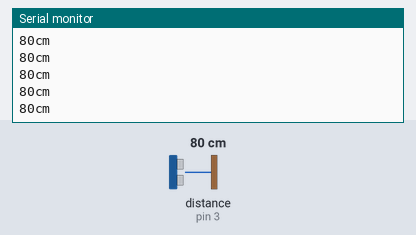
Bench run of a sketch on a simulated Arduino Uno, built with avr-gcc and run on an emulated ATmega328P. Shown: the last lines printed to the serial monitor. Wiring (inferred from the names in the program): ultrasonic range finder: trigger pin 2; echo pin 3. The inputs (shaded band) are chosen by the test bench; at power-on: distance to the obstacle (sensor on pin 3) 80 cm. The echo pulse lasts 58.3 µs per cm.

Above: at 1.2 s.
1.3 s: distance to the obstacle (sensor on pin 3) set to 2 cm
At 1.48 s:
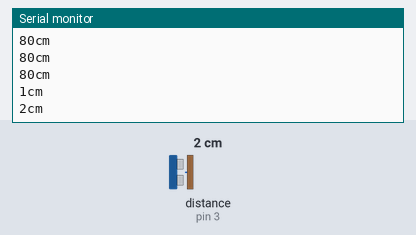
2.8 s: distance to the obstacle (sensor on pin 3) set to 120 cm
At 2.89 s:
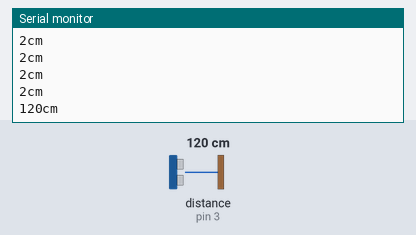
Timing chart, 0 to 5.8 s (numbered marks = the images above; inputs shaded):
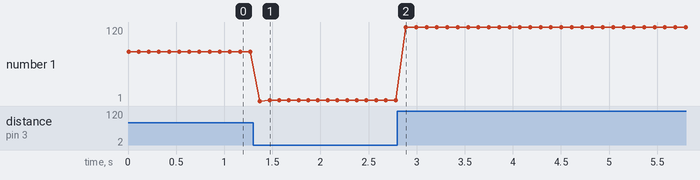

The sketch:

sketch_ultrasonic_4lead.ino
```cpp
/*
 * 초음파(Ultrasonic) 센서를 이용해 거리를 측정하는 예제 코드 (초음파 센서의 리드선이 4개인 경우)
 *
 * 초음파 센서를 이용해 사물과 초음파 센서간의 거리를 측정한다.
 * 측정된 거리에 따라 LED를 켜고, 끄거나 부저를 울릴 수 있다.
 * 더 많은 정보는 토이 메이커스 http://cafe.naver.com/toymakers
 *
 * 2017년 1월 31일 수정됨 by 율리안(Yulian)
 *
 */

int PIN_ULTRASONIC_TRIG = 2;  // 초음파 센서 TRIG 핀 초기화
int PIN_ULTRASONIC_ECHO = 3;  // 초음파 센서 ECHO 핀 초기화

int PIN_LED = 8;  // LED 핀 초기화

void setup() {
  Serial.begin(9600);   // 시리얼 통신 초기화 (거리를 출력하기 위한 목적)
}

void loop() {

  pinMode(PIN_ULTRASONIC_TRIG, OUTPUT);   // 트리거 핀을 출력 모드로 선언
  digitalWrite(PIN_ULTRASONIC_TRIG, LOW); // 트리거 핀에 전압을 0V로 하여 동작하지 않게 함
  delayMicroseconds(2);                   // 송출 신호와 수신 신호 사이에 일정시간 지연
  digitalWrite(PIN_ULTRASONIC_TRIG, HIGH);// 트리거 핀에 전압을 가하여 초음파를 송출함
  delayMicroseconds(5);                   // 5 마이크로초(0.005 밀리초) 동안 초음파를 송출함
  digitalWrite(PIN_ULTRASONIC_TRIG, LOW); // 초음파 송출 정지


  pinMode(PIN_ULTRASONIC_ECHO, INPUT);    // 에코 핀을 입력 모드로 전환

  // 에코 핀의 값이 HIGH가 되는 순간의 시간 측정
  // 0 또는 마이크로초(백만분의 1초)가 pulseIn() 함수의 반환 값으로 전달됨
  long duration = pulseIn(PIN_ULTRASONIC_ECHO, HIGH);

  // HC-SR04 초음파 센서 모듈의 데이터시트를 확인 (초음파 센서에 따라 스펙이 다를 수 있으므로 반드시 데이터시트 확인 필요)
  // 공식: 마이크로초(uS) / 58 = 센티미터(centimeters) 라는 것을 알 수 있음
  long cm = duration / 58;

  // if 조건문을 이용해 15cm 내에 사물이 있는 경우 LED를 켜고, 밖에 있는 경우 LED를 끈다.
  if (cm < 15) {
    digitalWrite(PIN_LED, HIGH);
  }
  else {
    digitalWrite(PIN_LED, LOW);
  }

  // 시리얼로 거리를 출력한다. 예) 15cm
  Serial.print(cm);
  Serial.println("cm");

  // 일정시간 지연
  delay(100);
}
```

Measured:
- after the input at 1.3 s, the serial monitor: prints a new line after 0.07 s (image 1)
- after the input at 2.8 s, the serial monitor: prints a new line after 0.09 s (image 2)
- plotted number 1: 80 → 2 after the input at 1.3 s, 2 → 120 after the input at 2.8 s
